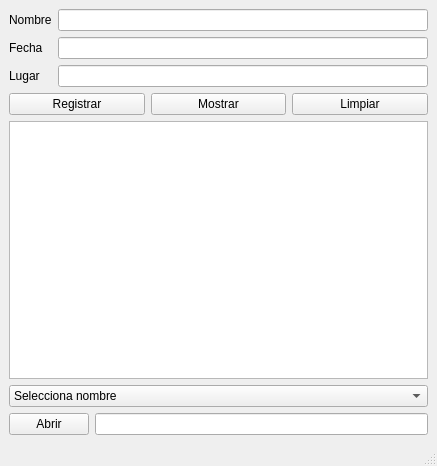
<?xml version="1.0" encoding="UTF-8"?>
<ui version="4.0">
 <class>MainWindow</class>
 <widget class="QMainWindow" name="MainWindow">
  <property name="geometry">
   <rect>
    <x>0</x>
    <y>0</y>
    <width>437</width>
    <height>466</height>
   </rect>
  </property>
  <property name="windowTitle">
   <string>MainWindow</string>
  </property>
  <widget class="QWidget" name="centralwidget">
   <layout class="QVBoxLayout" name="verticalLayout">
    <item>
     <layout class="QFormLayout" name="formLayout">
      <item row="1" column="0">
       <widget class="QLabel" name="label_2">
        <property name="text">
         <string>Fecha</string>
        </property>
       </widget>
      </item>
      <item row="0" column="0">
       <widget class="QLabel" name="label">
        <property name="text">
         <string>Nombre</string>
        </property>
       </widget>
      </item>
      <item row="0" column="1">
       <widget class="QLineEdit" name="nombre"/>
      </item>
      <item row="2" column="0">
       <widget class="QLabel" name="label_3">
        <property name="text">
         <string>Lugar</string>
        </property>
       </widget>
      </item>
      <item row="1" column="1">
       <widget class="QLineEdit" name="fecha"/>
      </item>
      <item row="2" column="1">
       <widget class="QLineEdit" name="lugar"/>
      </item>
     </layout>
    </item>
    <item>
     <layout class="QHBoxLayout" name="horizontalLayout_2">
      <item>
       <widget class="QPushButton" name="Registro">
        <property name="text">
         <string>Registrar</string>
        </property>
       </widget>
      </item>
      <item>
       <widget class="QPushButton" name="mostrar">
        <property name="text">
         <string>Mostrar</string>
        </property>
       </widget>
      </item>
      <item>
       <widget class="QPushButton" name="limpiar">
        <property name="text">
         <string>Limpiar</string>
        </property>
       </widget>
      </item>
     </layout>
    </item>
    <item>
     <widget class="QTextEdit" name="cuadro"/>
    </item>
    <item>
     <widget class="QComboBox" name="selectnombre">
      <item>
       <property name="text">
        <string>Selecciona nombre</string>
       </property>
      </item>
     </widget>
    </item>
    <item>
     <layout class="QHBoxLayout" name="horizontalLayout">
      <item>
       <widget class="QPushButton" name="abrirB">
        <property name="text">
         <string>Abrir</string>
        </property>
       </widget>
      </item>
      <item>
       <widget class="QLineEdit" name="nombrearchivoLE"/>
      </item>
     </layout>
    </item>
   </layout>
  </widget>
  <widget class="QMenuBar" name="menubar">
   <property name="geometry">
    <rect>
     <x>0</x>
     <y>0</y>
     <width>437</width>
     <height>21</height>
    </rect>
   </property>
  </widget>
  <widget class="QStatusBar" name="statusbar"/>
 </widget>
 <resources/>
 <connections/>
</ui>
